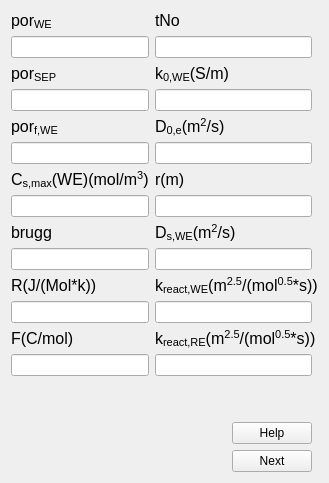
      <widget class="QWidget" name="tab_2">
       <attribute name="title">
        <string>Constant-&gt;</string>
       </attribute>
       <layout class="QGridLayout" name="gridLayout_4">
        <item row="11" column="0">
         <widget class="QLineEdit" name="R_lineEdit"/>
        </item>
        <item row="2" column="1">
         <widget class="QLabel" name="label_18">
          <property name="font">
           <font>
            <pointsize>12</pointsize>
           </font>
          </property>
          <property name="text">
           <string>k&lt;sub&gt;0,WE&lt;/sub&gt;(S/m)</string>
          </property>
         </widget>
        </item>
        <item row="0" column="1">
         <widget class="QLabel" name="label_17">
          <property name="font">
           <font>
            <pointsize>12</pointsize>
           </font>
          </property>
          <property name="text">
           <string>tNo</string>
          </property>
         </widget>
        </item>
        <item row="3" column="0">
         <widget class="QLineEdit" name="Cesp_lineEdit"/>
        </item>
        <item row="6" column="1">
         <widget class="QLabel" name="label_33">
          <property name="font">
           <font>
            <pointsize>12</pointsize>
           </font>
          </property>
          <property name="text">
           <string>&lt;html&gt;&lt;head/&gt;&lt;body&gt;&lt;p&gt;r(m)&lt;/p&gt;&lt;/body&gt;&lt;/html&gt;</string>
          </property>
         </widget>
        </item>
        <item row="7" column="1">
         <widget class="QLineEdit" name="rs_lineEdit"/>
        </item>
        <item row="3" column="1">
         <widget class="QLineEdit" name="faisWE_lineEdit"/>
        </item>
        <item row="9" column="0">
         <widget class="QLineEdit" name="brugg_lineEdit"/>
        </item>
        <item row="11" column="1">
         <widget class="QLineEdit" name="KReact_lineEdit"/>
        </item>
        <item row="10" column="1" colspan="2">
         <widget class="QLabel" name="label_36">
          <property name="font">
           <font>
            <pointsize>12</pointsize>
           </font>
          </property>
          <property name="text">
           <string>&lt;html&gt;&lt;head/&gt;&lt;body&gt;&lt;p&gt;k&lt;span style=&quot; vertical-align:sub;&quot;&gt;react,WE&lt;/span&gt;(m&lt;span style=&quot; vertical-align:super;&quot;&gt;2.5&lt;/span&gt;/(mol&lt;span style=&quot; vertical-align:super;&quot;&gt;0.5&lt;/span&gt;*s))&lt;/p&gt;&lt;/body&gt;&lt;/html&gt;</string>
          </property>
         </widget>
        </item>
        <item row="12" column="0">
         <widget class="QLabel" name="label_32">
          <property name="font">
           <font>
            <pointsize>12</pointsize>
           </font>
          </property>
          <property name="text">
           <string>&lt;html&gt;&lt;head/&gt;&lt;body&gt;&lt;p&gt;F(C/mol)&lt;/p&gt;&lt;/body&gt;&lt;/html&gt;</string>
          </property>
         </widget>
        </item>
        <item row="5" column="1">
         <widget class="QLineEdit" name="D0Ce_lineEdit"/>
        </item>
        <item row="15" column="0" colspan="2">
         <layout class="QGridLayout" name="gridLayout_5">
          <item row="1" column="1">
           <widget class="QPushButton" name="run_constant_button">
            <property name="text">
             <string>Next</string>
            </property>
           </widget>
          </item>
          <item row="0" column="1">
           <widget class="QPushButton" name="help_constant_button">
            <property name="text">
             <string>Help</string>
            </property>
           </widget>
          </item>
          <item row="0" column="0">
           <spacer name="horizontalSpacer_3">
            <property name="orientation">
             <enum>Qt::Horizontal</enum>
            </property>
            <property name="sizeHint" stdset="0">
             <size>
              <width>40</width>
              <height>20</height>
             </size>
            </property>
           </spacer>
          </item>
         </layout>
        </item>
        <item row="5" column="0">
         <widget class="QLineEdit" name="fWE_lineEdit"/>
        </item>
        <item row="10" column="0">
         <widget class="QLabel" name="label_16">
          <property name="font">
           <font>
            <pointsize>12</pointsize>
           </font>
          </property>
          <property name="text">
           <string>&lt;html&gt;&lt;head/&gt;&lt;body&gt;&lt;p&gt;R(J/(Mol*k))&lt;/p&gt;&lt;/body&gt;&lt;/html&gt;</string>
          </property>
         </widget>
        </item>
        <item row="1" column="1">
         <widget class="QLineEdit" name="tNo_lineEdit"/>
        </item>
        <item row="9" column="1">
         <widget class="QLineEdit" name="DsWE_lineEdit"/>
        </item>
        <item row="13" column="1">
         <widget class="QLineEdit" name="KReactRE_lineEdit"/>
        </item>
        <item row="6" column="0">
         <widget class="QLabel" name="label_14">
          <property name="font">
           <font>
            <pointsize>12</pointsize>
           </font>
          </property>
          <property name="text">
           <string>&lt;html&gt;&lt;head/&gt;&lt;body&gt;&lt;p&gt;C&lt;span style=&quot; vertical-align:sub;&quot;&gt;s,max&lt;/span&gt;(WE)(mol/m&lt;span style=&quot; vertical-align:super;&quot;&gt;3&lt;/span&gt;)&lt;/p&gt;&lt;/body&gt;&lt;/html&gt;</string>
          </property>
         </widget>
        </item>
        <item row="7" column="0">
         <widget class="QLineEdit" name="maxWE_lineEdit"/>
        </item>
        <item row="1" column="0">
         <widget class="QLineEdit" name="CeWE_lineEdit"/>
        </item>
        <item row="13" column="0">
         <widget class="QLineEdit" name="F_lineEdit"/>
        </item>
        <item row="8" column="1">
         <widget class="QLabel" name="label_35">
          <property name="font">
           <font>
            <pointsize>12</pointsize>
           </font>
          </property>
          <property name="text">
           <string>&lt;html&gt;&lt;head/&gt;&lt;body&gt;&lt;p&gt;D&lt;span style=&quot; vertical-align:sub;&quot;&gt;s,WE&lt;/span&gt;(m&lt;span style=&quot; vertical-align:super;&quot;&gt;2&lt;/span&gt;/s)&lt;/p&gt;&lt;/body&gt;&lt;/html&gt;</string>
          </property>
         </widget>
        </item>
        <item row="2" column="0">
         <widget class="QLabel" name="label_12">
          <property name="font">
           <font>
            <pointsize>12</pointsize>
           </font>
          </property>
          <property name="text">
           <string>&lt;html&gt;&lt;head/&gt;&lt;body&gt;&lt;p&gt;por&lt;span style=&quot; vertical-align:sub;&quot;&gt;SEP&lt;/span&gt;&lt;/p&gt;&lt;/body&gt;&lt;/html&gt;</string>
          </property>
         </widget>
        </item>
        <item row="4" column="0">
         <widget class="QLabel" name="label_13">
          <property name="font">
           <font>
            <pointsize>12</pointsize>
           </font>
          </property>
          <property name="text">
           <string>&lt;html&gt;&lt;head/&gt;&lt;body&gt;&lt;p&gt;por&lt;span style=&quot; vertical-align:sub;&quot;&gt;f,WE&lt;/span&gt;&lt;/p&gt;&lt;/body&gt;&lt;/html&gt;</string>
          </property>
         </widget>
        </item>
        <item row="0" column="0">
         <widget class="QLabel" name="label_11">
          <property name="font">
           <font>
            <pointsize>12</pointsize>
           </font>
          </property>
          <property name="text">
           <string>&lt;html&gt;&lt;head/&gt;&lt;body&gt;&lt;p&gt;por&lt;span style=&quot; vertical-align:sub;&quot;&gt;WE&lt;/span&gt;&lt;/p&gt;&lt;/body&gt;&lt;/html&gt;</string>
          </property>
         </widget>
        </item>
        <item row="12" column="1" colspan="2">
         <widget class="QLabel" name="label_45">
          <property name="font">
           <font>
            <pointsize>12</pointsize>
           </font>
          </property>
          <property name="text">
           <string>&lt;html&gt;&lt;head/&gt;&lt;body&gt;&lt;p&gt;k&lt;span style=&quot; vertical-align:sub;&quot;&gt;react,RE&lt;/span&gt;(m&lt;span style=&quot; vertical-align:super;&quot;&gt;2.5&lt;/span&gt;/(mol&lt;span style=&quot; vertical-align:super;&quot;&gt;0.5&lt;/span&gt;*s))&lt;/p&gt;&lt;/body&gt;&lt;/html&gt;</string>
          </property>
         </widget>
        </item>
        <item row="4" column="1">
         <widget class="QLabel" name="label_19">
          <property name="font">
           <font>
            <pointsize>12</pointsize>
           </font>
          </property>
          <property name="text">
           <string>&lt;html&gt;&lt;head/&gt;&lt;body&gt;&lt;p&gt;D&lt;span style=&quot; vertical-align:sub;&quot;&gt;0,e&lt;/span&gt;(m&lt;span style=&quot; vertical-align:super;&quot;&gt;2&lt;/span&gt;/s)&lt;/p&gt;&lt;/body&gt;&lt;/html&gt;</string>
          </property>
         </widget>
        </item>
        <item row="8" column="0">
         <widget class="QLabel" name="label_15">
          <property name="font">
           <font>
            <pointsize>12</pointsize>
           </font>
          </property>
          <property name="text">
           <string>brugg</string>
          </property>
         </widget>
        </item>
        <item row="14" column="0">
         <spacer name="verticalSpacer_2">
          <property name="orientation">
           <enum>Qt::Vertical</enum>
          </property>
          <property name="sizeHint" stdset="0">
           <size>
            <width>20</width>
            <height>40</height>
           </size>
          </property>
         </spacer>
        </item>
       </layout>
      </widget>
